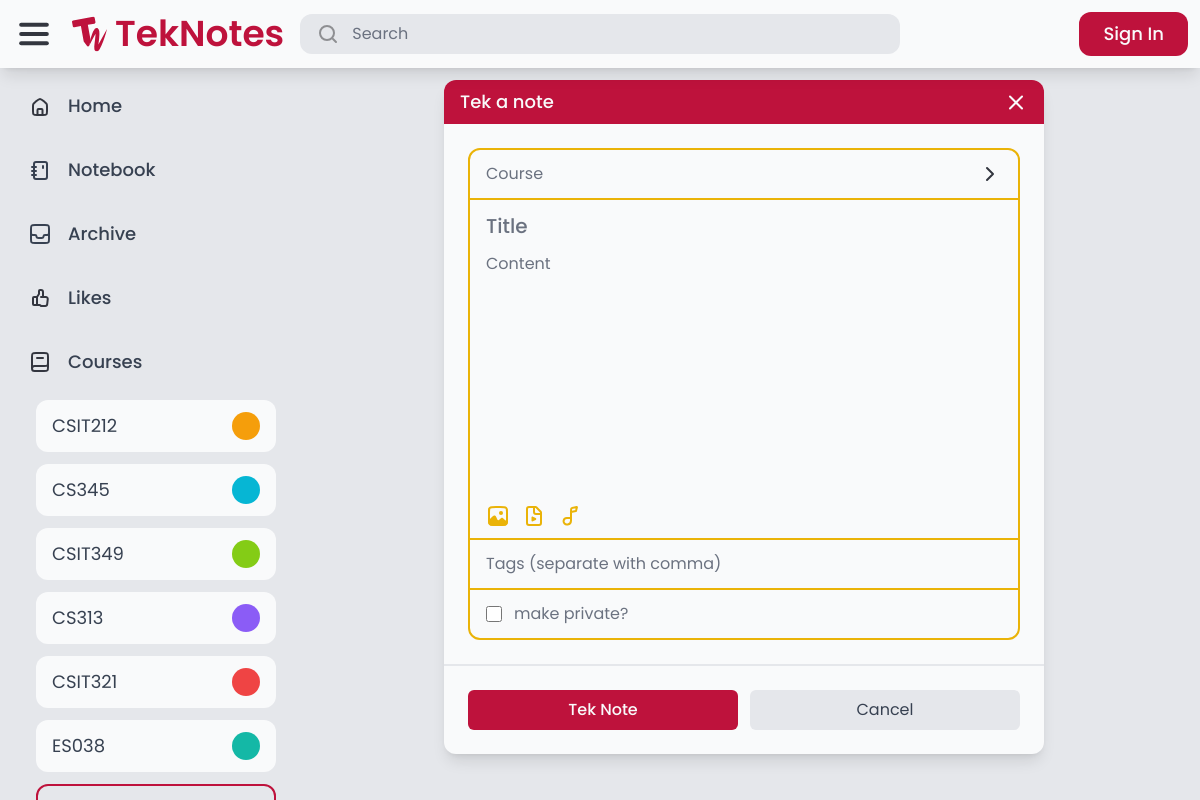
Page /notes/tek_a_note/ on the committed database.
### course/models.py (models this page shows)
class Course(models.Model):
    COLORS = [
        ('red-500', 'Red'),
        ('orange-500', 'Orange'),
        ('amber-500', 'Amber'),
        ('lime-500', 'Lime'),
        ('green-500', 'Green'),
        ('emerald-500', 'Emerald'),
        ('teal-500', 'Teal'),
        ('cyan-500', 'Cyan'),
        ('blue-500', 'Blue'),
        ('indigo-500', 'Indigo'),
        ('violet-500', 'Violet'),
        ('purple-500', 'Purple'),
        ('fuchsia-500', 'Fuschia'),
        ('pink-500', 'Pink'),
    ]
    code = models.CharField(max_length=20)
    description = models.CharField(max_length=255)
    color = models.CharField(max_length=20, choices=COLORS, default='gray-500')
    created_by = models.ForeignKey(User, related_name='courses', on_delete=models.CASCADE)
    def __str__(self):
        return f'{self.code} - {self.description}'

### notes/views.py (the view)
# urls.py: path("tek_a_note/", views.tek_a_note, name="tek_a_note"),
def tek_a_note(request):
    if request.method == 'POST':
        form = NoteForm(request.POST)
        if form.is_valid():
            note = form.save(commit=False)
            note.created_by = request.user
            note.save()
            tag_input = request.POST.get('tags', '')
            if tag_input:
                tag_names = [tag.strip() for tag in tag_input.split(',')]
                for tag_name in tag_names:
                    if tag_name:
                        tag, created = Tag.objects.get_or_create(name=tag_name)
                        note.tags.add(tag)
            return HttpResponseRedirect('/notebook/')
    else:
        form = NoteForm()
    return render(request, 'notes/tek_a_note.html', {'form': form})

### core/context_processors.py (called while the page is built)
def courses_list(request):
    return {
        'your_courses': Course.objects.all().distinct()
    }

### notes/templates/notes/tek_a_note.html (shortened to what this page needs)
{% extends 'core/base.html' %}
{% load static %}
{% block content %}
    <div class="flex flex-col max-w-[600px] w-full rounded-xl bg-gray-50 self-center shadow-lg">
        <div class="flex px-4 py-2 bg-rose-700 w-full justify-between items-center rounded-t-xl">
            <p class="font-medium text-gray-50 text-lg">Tek a note</p>
            <a href="javascript:history.back()"><img src="{% static 'teknotes/images/Close.svg' %}" alt="x"></a>
        </div>
        <div class="flex flex-col items-center justify-center">
            <form action="." method="post" class="flex flex-col w-full">
                <div class="flex flex-col p-6">
                    <div class="relative">
                        <div id="dropdown-button" class="flex justify-between w-full px-4 py-3 bg-gray-50 border-2 border-yellow-500 rounded-t-xl cursor-pointer">
                            <span class="text-left text-gray-500" id="selected-course">Course</span>
                            <img id="dropdown-arrow" src="{% static 'teknotes/images/arrow_right.svg' %}" alt="arrow_right">
                        </div>
                    </div>
                    <div class="flex flex-col gap-3 px-4 py-3 border-2 border-b-0 border-yellow-500 mt-[-2px]">
                        {{ form.title }}
                        {{ form.content }}
                        <div class="flex gap-3">
                            <label for="image-upload">
                                <img class="cursor-pointer" src="{% static 'teknotes/images/Image.svg' %}" alt="image">
                            </label>
                            <label for="video-upload">
                                <img class="cursor-pointer" src="{% static 'teknotes/images/Video.svg' %}" alt="video">
                            </label>
                            <label for="sound-upload">
                                <img class="cursor-pointer" src="{% static 'teknotes/images/Sound.svg' %}" alt="sound">
                            </label>
                        </div>
                    </div>
                    <div class="flex gap-3 px-4 py-3 border-2 border-yellow-500 mt-[-2px]">
                        {{ form.tags }}
                    </div>
                    <div class="flex gap-3 px-4 py-3 border-2 border-yellow-500 rounded-b-xl mt-[-2px] items-center">
                        {{ form.is_private }}
                        <p class="text-gray-500">make private?</p>
                    </div>
                </div>
                <div class="flex p-6 gap-3 w-full border-t-2 border-gray-200 items-center">
                    <button class="px-4 py-2 text-gray-50 bg-rose-700 font-medium rounded-md w-full">Tek Note</button>
                    <a href="javascript:history.back()" class="flex px-4 py-2 bg-gray-200 rounded-md w-full justify-center">
                        <p class="text-gray-700">Cancel</p>
                    </a>
                </div>
            </form>
        </div>
    </div>
{% endblock %}

### core/templates/core/base.html (shortened to what this page needs)
{% extends 'core/core.html' %}
{% load static %}
{% block body %}
    <div class="flex flex-col h-full overflow-hidden">
        <header class="flex items-center w-full p-3 gap-3 shadow-lg z-10 bg-gray-50">
            <div class="flex flex-1 items-center gap-4">
                <img class="cursor-pointer" id="menu-icon" src="{% static 'teknotes/images/Menu.svg' %}" alt="Menu">
                <a href="/" class="flex items-center gap-2">
                    <img src="{% static 'teknotes/images/TekNotes-Logo.svg' %}" alt="Logo">
                    <p id="logo-text" class="font-semibold text-rose-700 text-4xl">TekNotes</p>
                </a>
                <form action="{% url 'advanced_search:search' %}" method="get" class="flex flex-1 max-w-[600px] px-4 py-2 rounded-xl bg-gray-200 transition-all hover:bg-gray-300 gap-3 cursor-text min-w-[0px]" onclick="this.querySelector('input[name=\'query\']').focus();">
                    <img src="{% static 'teknotes/images/Search.svg' %}" alt="Search">
                    <input name="query" class="placeholder-gray-500 w-full text-gray-700 bg-transparent border-none focus:outline-none min-w-[0px]" type="text" value="{{ query }}" placeholder="Search">
                </form>
            </div>
            <div class="flex items-center gap-4 h-full">
                {% if request.user.is_authenticated %}
                    <a href="{% url 'notes:tek_a_note' %}" class="flex bg-rose-700 rounded-xl gap-4 px-4 py-2 transition-all hover:shadow-lg">
                        <img src="{% static 'teknotes/images/Edit.svg' %}" alt="Edit">
                        <p class="new-note-text text-gray-50 font-medium text-lg">Tek a Note</p>
                    </a>
                    <div class="flex h-full">
                        <a href="{% url 'auth:logout' %}" class="transition-all flex gap-4 px-4 py-2 rounded-l-xl bg-gray-200 hover:shadow-lg">
                            <p class="text-gray-700 text-lg">Log out</p>
                        </a>
                        <a href="{% url 'auth:profile' request.user.id %}" class="transition-all flex h-full aspect-square rounded-r-xl bg-[url('{{ request.user.profile.avatar.url }}')] bg-cover border-2 border-gray-200 hover:shadow-lg"></a>
                    </div>
                {% else %}
                    <a href="{% url 'auth:login' %}" class="flex bg-rose-700 rounded-xl gap-4 px-6 py-2 transition-all hover:shadow-lg">
                        <p class="text-gray-50 font-medium text-lg">Sign In</p>
                    </a>
                {% endif %}
            </div>
        </header>
        <main class="flex bg-gray-200 h-full overflow-hidden">
            <nav class="flex flex-col w-full max-w-72 h-full p-3 gap-3 overflow-y-auto">
                <a href="/" class="nav-elem flex rounded-xl px-4 py-3 gap-4 {% if request.path == '/' %} active-nav bg-gray-50 px-6 py-3 shadow-lg border-l-8 border-rose-700 {% endif %}">
                    <img src="{% static 'teknotes/images/Home.svg' %}" alt="Home">
                    <p class="nav-text text-lg text-gray-700 font-medium">Home</p>
                </a>
                <a href="/notebook/" class="nav-elem flex rounded-xl px-4 py-3 gap-4 {% if request.path == '/notebook/' %} active-nav bg-gray-50 px-6 py-3 shadow-lg border-l-8 border-rose-700 {% endif %}">
                    <img src="{% static 'teknotes/images/notebook.svg' %}" alt="Notebook">
                    <p class="nav-text text-lg text-gray-700 font-medium">Notebook</p>
                </a>
                <a href="/archive/" class="nav-elem flex rounded-xl px-4 py-3 gap-4 {% if request.path == '/archive/' %} active-nav bg-gray-50 px-6 py-3 shadow-lg border-l-8 border-rose-700 {% endif %}">
                    <img src="{% static 'teknotes/images/Archive.svg' %}" alt="Archive">
                    <p class="nav-text text-lg text-gray-700 font-medium">Archive</p>
                </a>
                <a href="/likes/" class="nav-elem flex rounded-xl px-4 py-3 gap-4 {% if request.path == '/likes/' %} active-nav bg-gray-50 px-6 py-3 shadow-lg border-l-8 border-rose-700 {% endif %}">
                    <img src="{% static 'teknotes/images/Likes.svg' %}" alt="Likes">
                    <p class="nav-text text-lg text-gray-700 font-medium">Likes</p>
                </a>
                <div class="nav-elem flex rounded-xl px-4 py-3 gap-4">
                    <img src="{% static 'teknotes/images/Course.svg' %}" alt="Courses">
                    <p class="nav-text text-lg text-gray-700 font-medium">Courses</p>
                </div>
                <div id="courses" class="flex flex-col pl-6 gap-3">
                    {% for course in your_courses %}
                        <a href="{% url 'advanced_search:search_by_course' course.id %}" class="group transition-all course-elem nav-elem flex rounded-xl px-4 py-3 justify-between bg-gray-50 hover:bg-{{ course.color }}">
                            <p class="course-text text-lg text-gray-700 group-hover:text-gray-50">{{ course.code }}</p>
                            <div class="rounded-full bg-{{ course.color }} group-hover:bg-gray-50 h-full min-h-7 aspect-square course-color"></div>
                        </a>
                    {% endfor %}
                    <a id="add-course" href="{% url 'course:add_a_course' %}" class="transition-all course-elem nav-elem flex rounded-xl px-4 py-3 justify-between border-2 border-rose-700 hover:bg-rose-700 text-rose-700 hover:text-gray-50 hover:font-regular">
                    </a>
                </div>
            </nav>
            <div class="flex flex-col flex-1 h-full p-3 gap-3 overflow-hidden">
                {% block content %}
                {% endblock %}
            </div>
        </main>
    </div>
{% endblock %}

### rows in the picture
Course: code "CSIT212"
Course: code "CS345"
Course: code "CSIT349"
Course: code "CS313"
Course: code "CSIT321"
Course: code "ES038"
